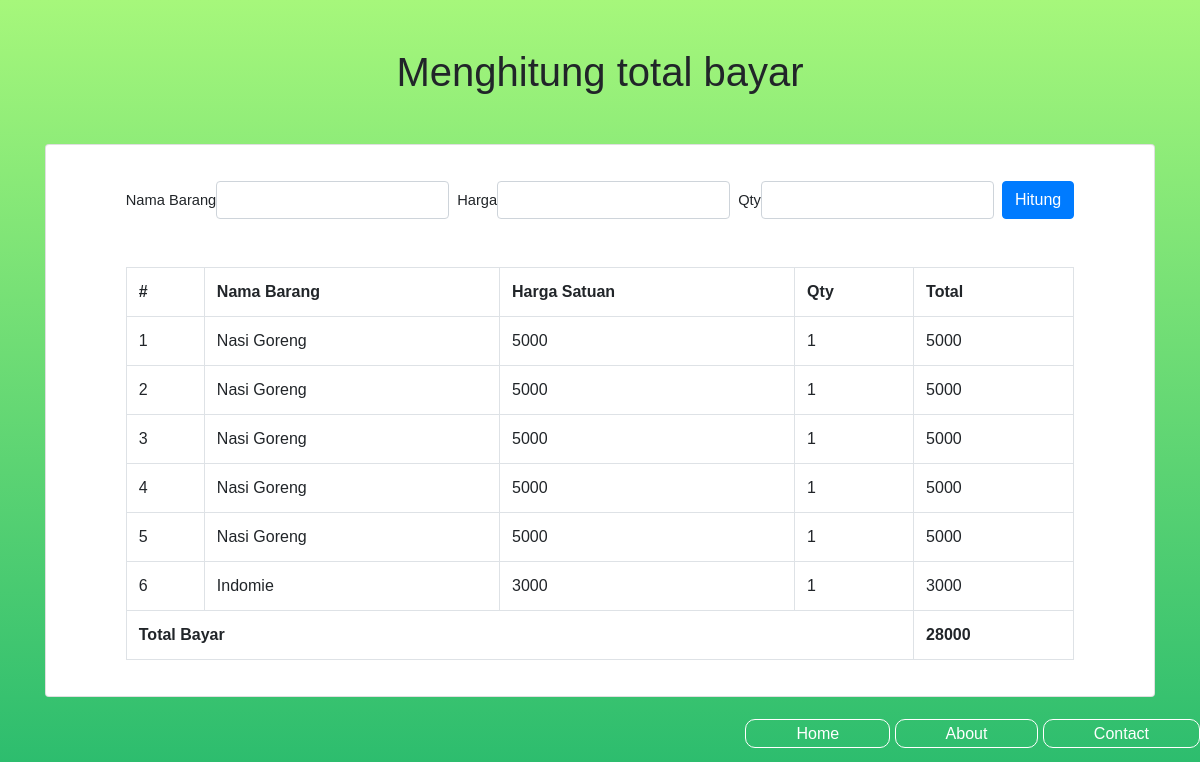
/pesan.php, run on the app's committed database.
### tables this page shows
CREATE TABLE `produk` (
  `nama_barang` varchar(50) NOT NULL,
  `harga` int(11) NOT NULL,
  `qty` int(11) NOT NULL
);

### pesan.php (the view, shortened to what this page needs)
<?php
$conn = new mysqli('localhost', 'root', '', 'test');
?>
<!DOCTYPE html>
<html>
<head>
    <link rel="stylesheet" href="https://stackpath.bootstrapcdn.com/bootstrap/4.5.0/css/bootstrap.min.css">
    <link rel="stylesheet" type="text/css" href="style.css">
</head>
<body>
    <div class="container mt-5 mx-auto">
        <center>
            <h1>Menghitung total bayar</h1>
        </center>
        <div class="card mt-5">
            <div class="card-body mx-auto">
                <form method="POST" action="" class="form-inline mt-3">
                    <label for="nama_barang">Nama Barang </label>
                    <input type="text" name="nama_barang" id="nama_barang" class="form-control mr-sm-2">
                    <label for="harga">Harga </label>
                    <input type="number" name="harga" id="harga" class="form-control mr-sm-2">
                    <label>Qty </label>
                    <input type="number" name="qty" id="qty" class="form-control mr-sm-2">
                    <button type="submit" name="submit" class="btn btn-primary">Hitung</button>
                </form>
                <table class="table table-bordered mt-5">
                    <tr>
                        <th>#</th>
                        <th>Nama Barang</th>
                        <th>Harga Satuan</th>
                        <th>Qty</th>
                        <th>Total</th>
                    </tr>
                    <?php
                    $q = mysqli_query($conn, "SELECT * FROM produk");
                    $tot_bayar = 0;
                    $no = 1;
                    while ($r = $q->fetch_assoc()) {
                        $total = $r['harga'] * $r['qty'];
                        $tot_bayar += $total;
                    ?>
                        <tr>
                            <td><?= $no++ ?></td>
                            <td><?= ucwords($r['nama_barang']) ?></td>
                            <td><?= $r['harga'] ?></td>
                            <td><?= $r['qty'] ?></td>
                            <td><?= $total ?></td>
                        </tr>
                    <?php
                    }
                    ?>
                    <tr>
                        <th colspan="4">Total Bayar</th>
                        <th><?= $tot_bayar ?></th>
                    </tr>
                </table>
            </div>
        </div>
    </div>
    <ul>
        <li><a href="index.html">Home</a></li>
        <li><a href="About.html">About</a></li>
        <li><a href="#">Contact</a></li>
    </ul>
</body>
</html>

### style.css (style rules this page uses)
* { margin: 0px; padding: 0px; font-family: sans-serif; }
ul { float: right; list-style-type: none; margin-top: 25px; }
ul li { display:inline-block; }
ul li a { text-decoration: none; color: #ffffff; padding: 5px 50px; border: 1px solid; border-radius: 10px; transition: 0.6s; margin-top: 10px; }
a { text-decoration: none; }
body { background: -webkit-linear-gradient(bottom, #2dbd6e, #a6f77b); background-repeat: no-repeat; }
label { font-family: "Raleway", sans-serif; font-size: 11pt; }

### data on the page
produk: nama_barang "Nasi Goreng", harga "5000", qty "1"
produk: nama_barang "Nasi Goreng", harga "5000", qty "1"
produk: nama_barang "Nasi Goreng", harga "5000", qty "1"
produk: nama_barang "Nasi Goreng", harga "5000", qty "1"
produk: nama_barang "Nasi Goreng", harga "5000", qty "1"
produk: nama_barang "Indomie", harga "3000", qty "1"

### other printed values
$tot_bayar "28000"
